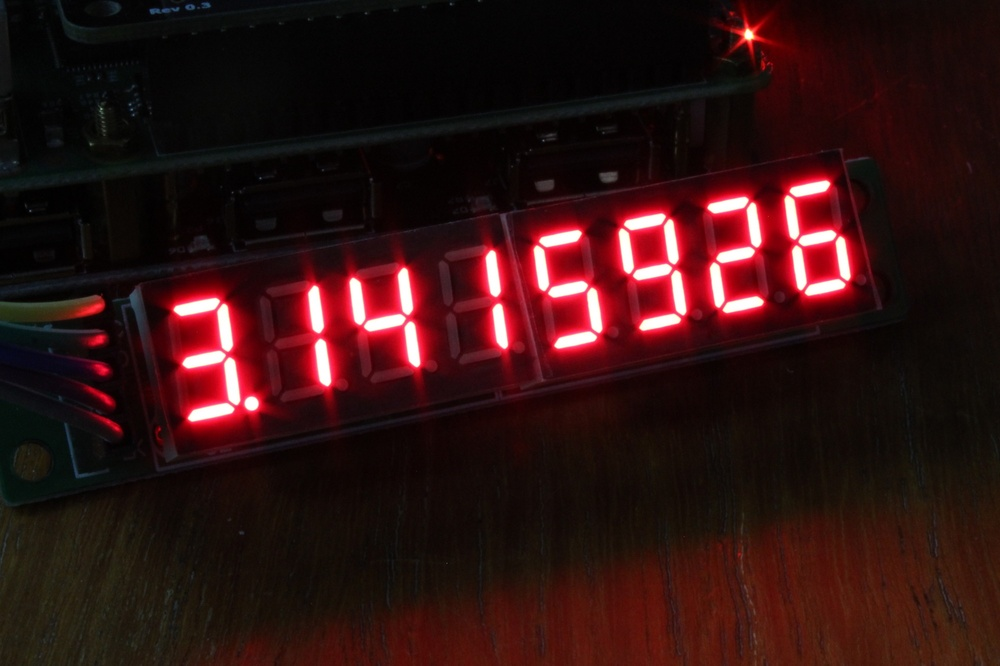
%> input picture images/7_segment_04.jpg, 1000 x 666 px, shrunk from 2000 x 1333 before the run
$ octave --eval "result = segment_red(imread('images/7_segment_04.jpg'));"   (GNU Octave 9; MATLAB toolbox functions it lacks are replaced by stand-ins)
%> lines starting %> are read from the running program, lines starting %| are printed output that depends on the picture; in (x1, y1, x2, y2) boxes, pixels count from 0 and x2, y2 are one past the last pixel; in counts of white or black regions, pixels touching at a corner belong together; the program's own positions count from 1
function [segmented_img] = segment_red(img)
%SEGMENT_RED Color senstive segmentation
%   PROBLEM: VERY SENSTIVE TO COLOR!!!

SE_SIZE  = 6;
SE_SHAPE = "square";

[r,g,b] = imsplit(img);
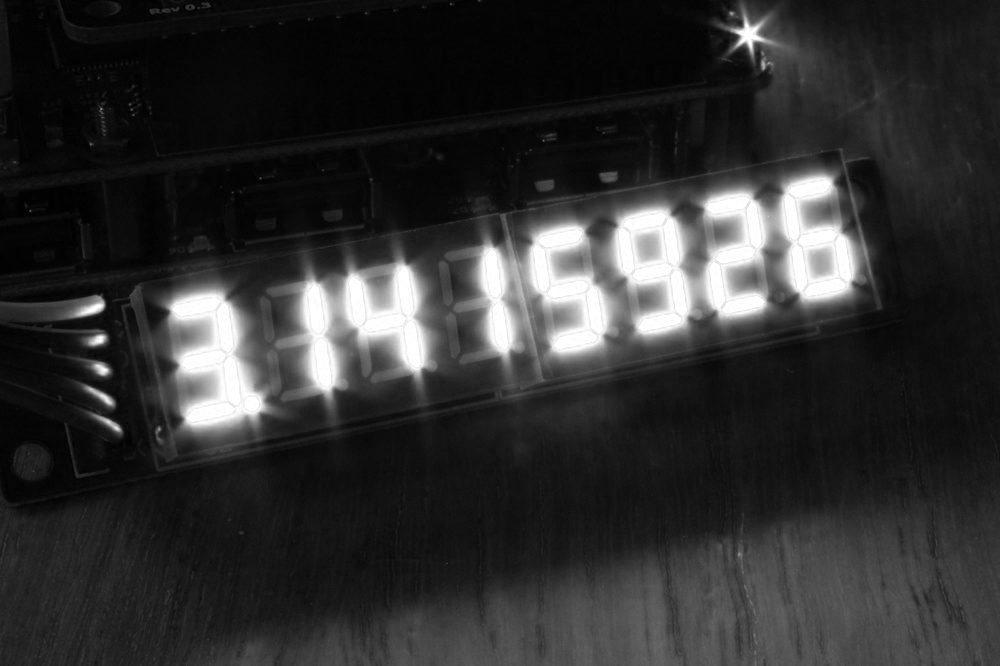
%> r: size 666x1000 uint8; min 0, max 255, mean 48
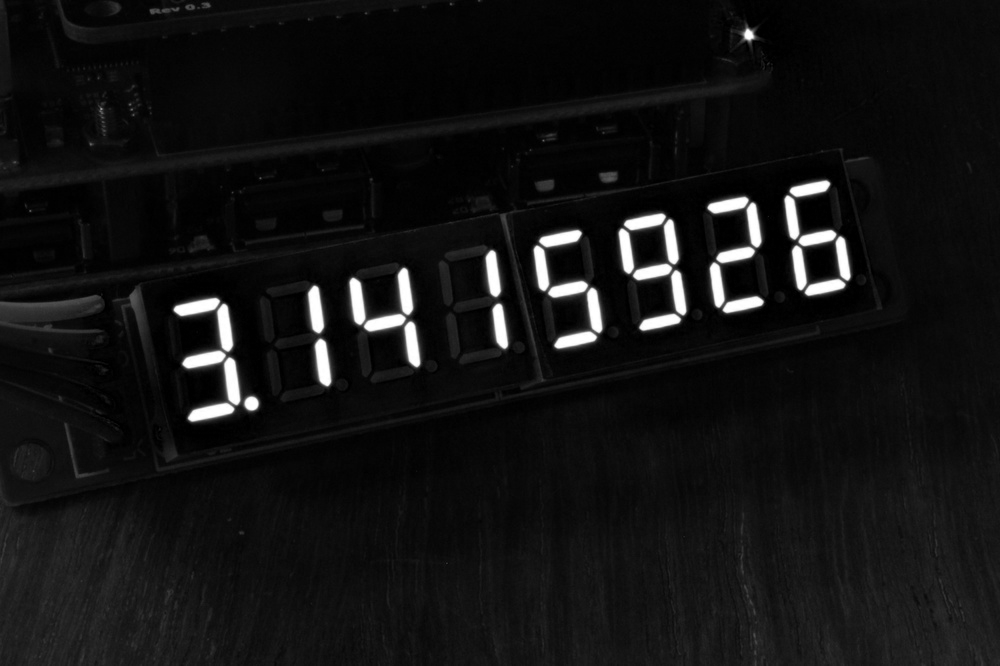
%> g: size 666x1000 uint8; min 0, max 255, mean 18.4
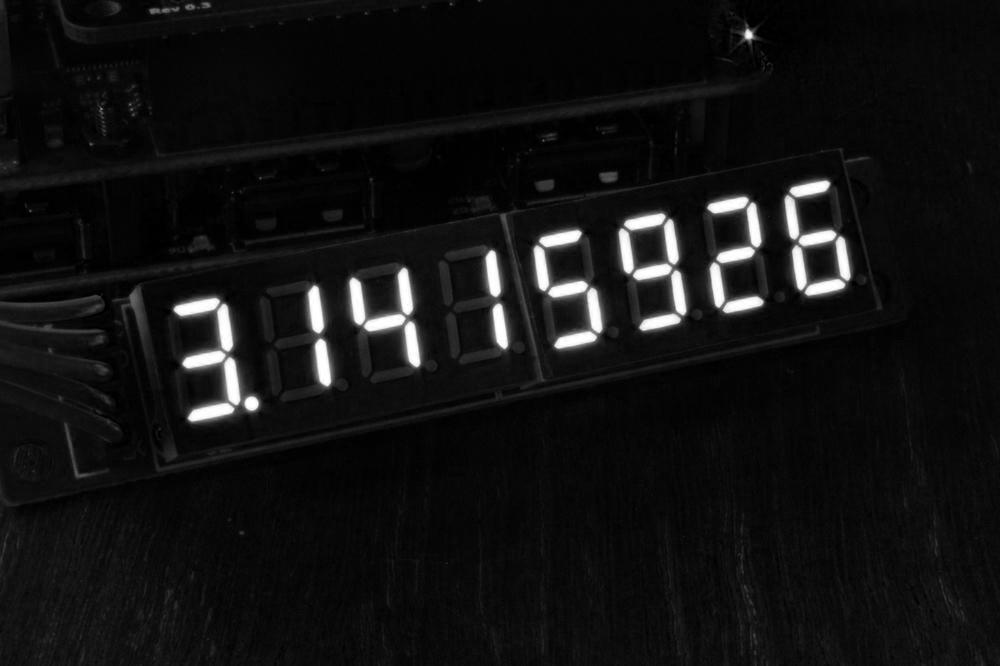
%> b: size 666x1000 uint8; min 0, max 255, mean 17.9
img =~(r < 200) & (b < 200);
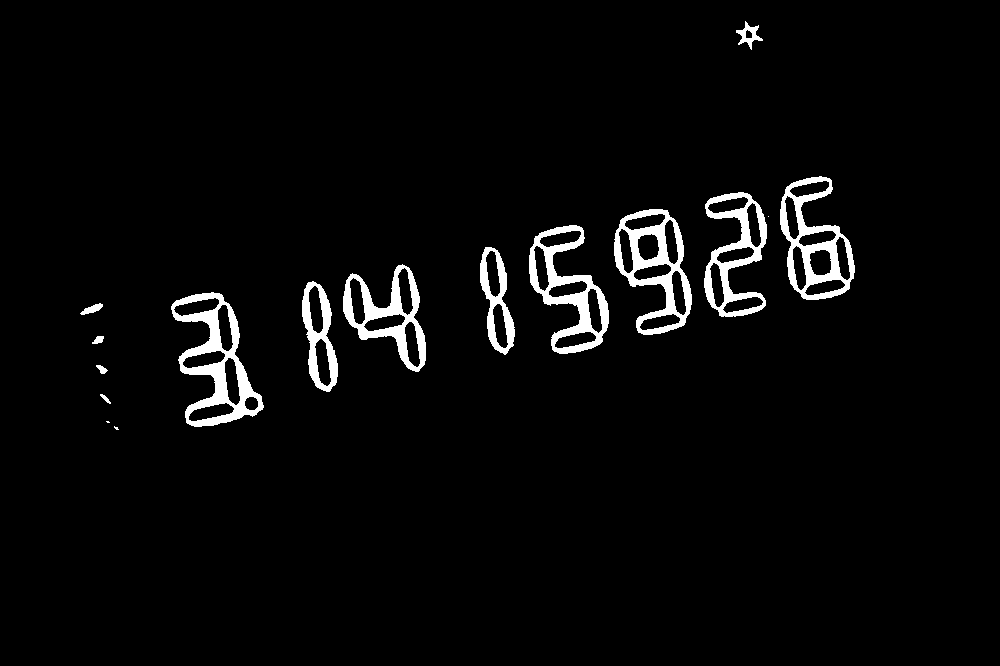
%> img: size 666x1000 logical; 3.6% white; 16 white regions (3 under 20 px), largest, box (x1, y1, x2, y2) and area: (171, 292, 264, 427) 4123, (614, 209, 692, 335) 3573, (529, 225, 609, 354) 3402
imgbw = imbinarize(uint8(img),"adaptive");
% Closing the image with a square structuar element ( apt. for the 7
% segment LEDs structure )
se = strel(SE_SHAPE,SE_SIZE);
segmented_img = imclose(imgbw,se);
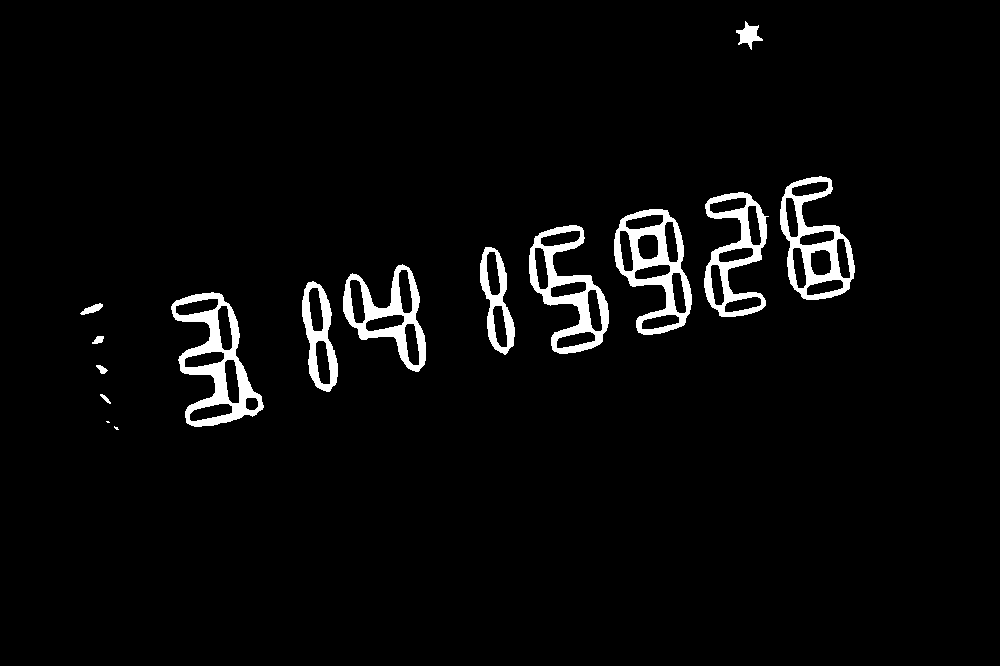
%> segmented_img: size 666x1000 logical; 3.7% white; 15 white regions (2 under 20 px), largest, box (x1, y1, x2, y2) and area: (171, 292, 264, 427) 4220, (614, 209, 692, 335) 3692, (529, 225, 609, 354) 3478
end
